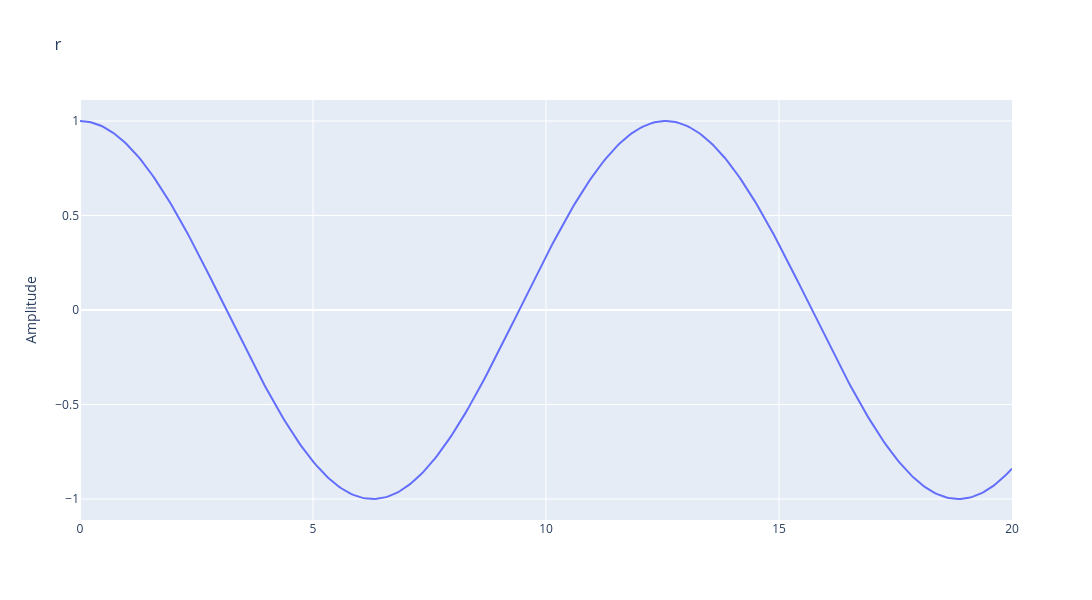

The code cell stored with this chart in its notebook:
### Code cell
A = 1
ω_n = 0.5
φ = 0

def pos(t):
    return A*np.cos(ω_n*t - φ)

t = np.linspace(0,20,400)
y = pos(t)

plot_single(y=y,x=t,w=1200,h=600)

### Figure 1 — Plotly figure (JSON) as saved in the notebook; plotly's stock layout.template omitted (floating-point values rounded to 4 significant figures; data arrays with more than 128 entries replaced by an {"elided": "..."} marker saying what was removed)
{"data": [{"type": "scatter", "x": {"elided": "400 float values"}, "xaxis": "x", "y": {"elided": "400 float values"}, "yaxis": "y"}], "layout": {"height": 600, "title": {"text": "r"}, "width": 1200, "xaxis": {"anchor": "y", "domain": [0, 1]}, "yaxis": {"anchor": "x", "domain": [0, 1], "title": {"text": "Amplitude"}}}}
